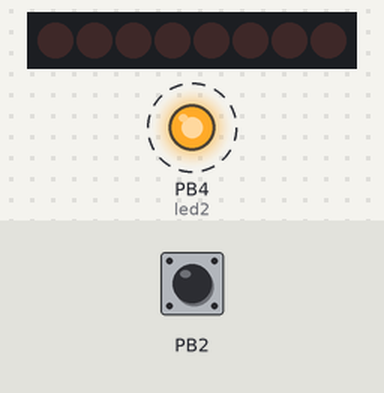
A sketch run on a simulated ATtiny85, built with avr-gcc and run on an emulated ATtiny85. Shown: 8 shift-register outputs drawn as a row of LEDs (first output left, lit = HIGH), output pins drawn as LEDs (lit = HIGH). Wiring (inferred from the names in the program): shift register (74HC595): data PB1; shift clock PB0; latch PB3. Wiring (inferred from the signals the program sends): row of LEDs: on Q0, Q1, Q2, Q3, Q4, Q5, Q6, Q7. Dashed ring = blinking. The inputs (shaded band) are chosen by the test bench; at power-on: PB2 HIGH. Random numbers use the default seed unless the sketch sets one; pins used as bus, display or sensor lines are not drawn.

Above: at 1.8 s.
1.9 s: PB2 pulled LOW for 0.6 s
5.5 s: PB2 pulled LOW for 1 s
At 6.45 s:
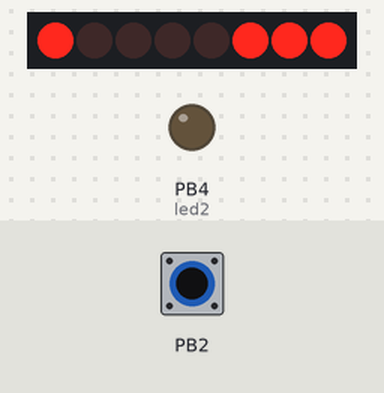
8.0 s: PB2 pulled LOW for 0.6 s
At 9.6 s:
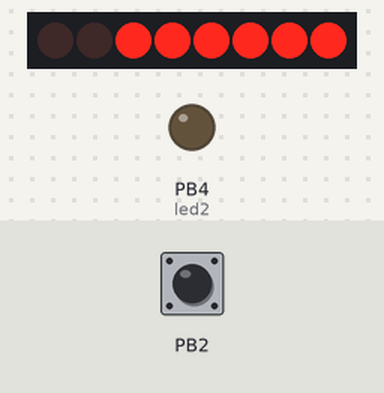
10.2 s: PB2 pulled LOW for 3.2 s
At 12.29 s:
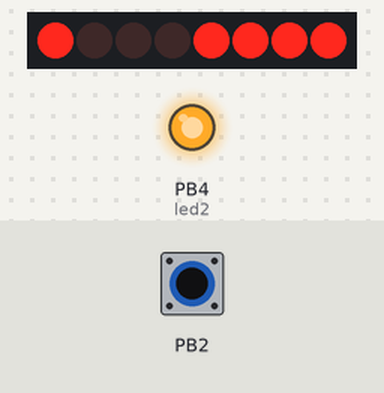
14.9 s: PB2 pulled LOW for 0.6 s
At 16.3 s:
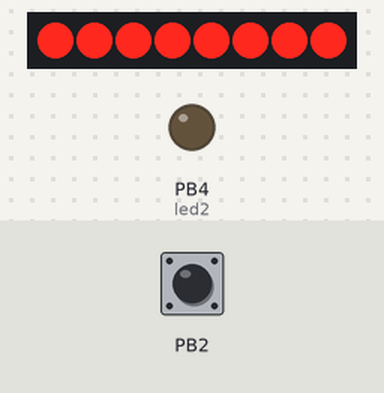
17.0 s: PB2 pulled LOW for 1 s
At 17.79 s:
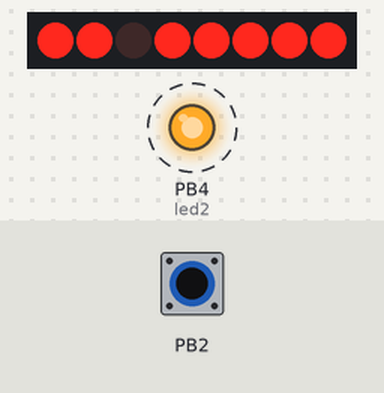
Timing chart, 0 to 20.5 s (numbered marks = the images above; inputs shaded):
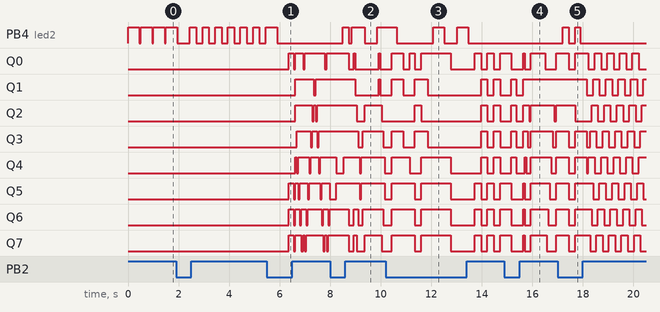

Measured:
- after the input at 5.5 s, Q0: goes HIGH 0.20 s, LOW 0.06 s, HIGH 0.31 s, LOW 0.06 s, HIGH 0.81 s, LOW 0.06 s, then HIGH, starting after 0.85 s; Q1: LOW → HIGH after 1.1 s, → LOW 0.75 s later, → HIGH 0.06 s later
- after the input at 8.0 s, PB4 (led2): goes HIGH 0.23 s, LOW 0.12 s, HIGH 0.50 s, LOW 0.50 s, then HIGH, starting after 0.51 s
- after the input at 17.0 s, PB4 (led2): alternates HIGH for 0.22 s and LOW for 0.26 s, 4 changes in all, then stays LOW, starting after 0.20 s
- by itself, PB4 (led2): repeats every 0.50 s: HIGH 0.25 s, LOW 0.25 s

The sketch:

yellowmegane.ino
```cpp
//LED Sunglasses with ATTINY85
//Akaki Kuumeri

#define BPM 500 //beat of music for the musical mode

//Pin connected to SH_CP of 74HC595
int clockPin = 0;
////Pin connected to DS of 74HC595
int dataPin = 1;

int led1 = 3;
int led2 = 4;

int mode = 6;
int maxmode = 14;

int i = 0;

int peak1 = 1;
int peak2 = 1;//for mode 11
int volume = 0;
int volume2 = 0;

void setup() {
  //set pins to output so you can control the shift register
  //pinMode(latchPin, OUTPUT);
  pinMode(clockPin, OUTPUT);
  pinMode(dataPin, OUTPUT);
  pinMode(led1, OUTPUT);
  pinMode(led2, OUTPUT);
  pinMode(2, INPUT);
  digitalWrite(2, HIGH);
  //digitalWrite(led1, HIGH);
  //digitalWrite(led2, HIGH);

}

void loop() {
  // count from 0 to 255 and display the number
  // on the LEDs
  if (digitalRead(2) == LOW) {
    mode++;
    if (mode > maxmode) mode = 0;
    delay(200);
  }
  i++;
  switch (mode) {
    case 0:
    {
      if (i >= 8) i = 0;
      // take the latchPin low so
      // the LEDs don't change while you're sending in bits:
      digitalWrite(led1, HIGH);
      digitalWrite(led2, HIGH);
      // shift out the bits:
      out(B00001111<<i | B00001111 >> 8-i);

      //take the latch pin high so the LEDs will light up:
      //digitalWrite(latchPin, HIGH);
      digitalWrite(led1, LOW);
      digitalWrite(led2, LOW);
      // pause before next value:
      delay(BPM/8);
    }
    break;

  case 1:
    {
      if (i >= 8) i = 0;
      // take the latchPin low so
      // the LEDs don't change while you're sending in bits:
      digitalWrite(led1, HIGH);
      digitalWrite(led2, HIGH);
      // shift out the bits:
      out(B0001111>>i | B0001111 << 8-i);

      //take the latch pin high so the LEDs will light up:
      //digitalWrite(latchPin, HIGH);
      digitalWrite(led1, LOW);
      digitalWrite(led2, LOW);
      // pause before next value:
      delay(BPM/8);
    }
    break;

    case 2:
    { //gradient
    if (i >= 5) i = 0;
      digitalWrite(led1, HIGH);
      digitalWrite(led2, HIGH);

      out(255<<i+2);

      digitalWrite(led1, LOW);
      digitalWrite(led2, LOW);
      delayMicroseconds(1+i*100);
    }
    break;

    case 3:
    {
      if (i >= 256) i = 0;
      // take the latchPin low so
      // the LEDs don't change while you're sending in bits:
      digitalWrite(led1, HIGH);
      digitalWrite(led2, HIGH);
      // shift out the bits:
      out(i);

      //take the latch pin high so the LEDs will light up:
      //digitalWrite(latchPin, HIGH);
      digitalWrite(led1, LOW);
      digitalWrite(led2, LOW);
      // pause before next value:
      delay(50);
    }break;

  case 4:
    {
      if (i >= 6) i = 0;
      digitalWrite(led1, HIGH);
      digitalWrite(led2, HIGH);
      switch (i){
        case 0:
        {
          out(B00000111);
          digitalWrite(led1, LOW);
        }
        break;
        case 1:
        {
          out(B00111100);
          digitalWrite(led1, LOW);
        }
        break;
        case 2:
        {
          out(B11000000);
          digitalWrite(led1, LOW);
        }
        break;
        case 3:
        {
          out(B11000000);
          digitalWrite(led2, LOW);
        }
        break;
        case 4:
        {
          out(B00111100);
          digitalWrite(led2, LOW);
        }
        break;
        case 5:
        {
          out(B00000111);
          digitalWrite(led2, LOW);
        }
        break;
      }
    delay(BPM/8);
    }break;

    case 5://opposite flow
    {
      if (i >= 80) i = 0;
      int ii = i/10;
      // take the latchPin low so
      // the LEDs don't change while you're sending in bits:
      digitalWrite(led1, HIGH);
      digitalWrite(led2, HIGH);
      // shift out the bits:
      out(B00000111<<ii | B00000111 >> 8-ii);

      //take the latch pin high so the LEDs will light up:
      //digitalWrite(latchPin, HIGH);
      digitalWrite(led1, LOW);
      delay(1);
      digitalWrite(led1, HIGH);
      out(B00000111>>ii | B00000111 << 8-ii);

      digitalWrite(led2, LOW);
      // pause before next value:
      delay(1);
    }
    break;

    case 6://strobo
    {
      if (i >= 2) i = 0;

      digitalWrite(led1, HIGH);
      digitalWrite(led2, HIGH);
      // shift out the bits:
      out(255);
      delay(BPM*0.9);//theoretically, 120 bpm
      digitalWrite(led1, LOW);
      digitalWrite(led2, LOW);
      // pause before next value:
      delay(BPM*0.1);
    }
    break;

    case 7://opposing flash
    {
      if (i >= 2) i = 0;

      digitalWrite(led1, HIGH);
      digitalWrite(led2, LOW);
      // shift out the bits:
      out(255);
      delay(BPM/2);//theoretically, 120 bpm
      digitalWrite(led1, LOW);
      digitalWrite(led2, HIGH);
      // pause before next value:
      delay(BPM/2);
    }
    break;

    case 8://vertical opposing flash
    {
      if (i >= 2) i = 0;

      digitalWrite(led1, HIGH);
      digitalWrite(led2, HIGH);
      // shift out the bits:
      if (i == 0) {out(B00001111);}
      else {out(B11110000);}
      digitalWrite(led1, LOW);
      digitalWrite(led2, LOW);
      // pause before next value:
      delay(BPM/2);
    }
    break;

    case 9://slow fade
    {
      if (i >= 400) i = 0;
      int ii = (i > 200) ? 200-(i%200) : i;//reflect around if over half of the range of i.
      digitalWrite(led1, HIGH);
      digitalWrite(led2, HIGH);
      // shift out the bits:
      out(B11111111);
      delayMicroseconds(ii*2+2);// add two because delay 0 causes problems
      digitalWrite(led1, LOW);
      digitalWrite(led2, LOW);
      // pause before next value:
      delayMicroseconds(200-ii+2);//delayMicroseconds(abs(i-BPM));
    }
    break;

    case 10:
    {
      if (i >= 14) i = 0;
      // take the latchPin low so
      // the LEDs don't change while you're sending in bits:
      digitalWrite(led1, HIGH);
      digitalWrite(led2, HIGH);
      // shift out the bits:
      if (i < 8) {
        out(1<<i);
      } else {
        out(1<<14-i);
      }

      //take the latch pin high so the LEDs will light up:
      //digitalWrite(latchPin, HIGH);
      digitalWrite(led1, LOW);
      digitalWrite(led2, LOW);
      // pause before next value:
      delay(BPM/8);
    }
    break;

    case 11:
    {//curtains up and down and up and down
      if (i >= 16) i = 0;
      // take the latchPin low so
      // the LEDs don't change while you're sending in bits:
      digitalWrite(led1, HIGH);
      digitalWrite(led2, HIGH);
      // shift out the bits:
      if (i < 8) {
        out(~(255>>i));
      } else {
        out(~(255>>8-i));
      }

      //take the latch pin high so the LEDs will light up:
      //digitalWrite(latchPin, HIGH);
      digitalWrite(led1, LOW);
      digitalWrite(led2, LOW);
      // pause before next value:
      delay(BPM/8);
    }
    break;

    case 12:
    {//curtains up and down and up and down
      if (i >= 32) i = 0;
      // take the latchPin low so
      // the LEDs don't change while you're sending in bits:
      digitalWrite(led1, HIGH);
      digitalWrite(led2, HIGH);
      // shift out the bits:
      if (i < 16) {

        if (i < 8) {
          out(~(255>>i));
        } else {
          out(~(255>>16-i));
        }
        digitalWrite(led1, LOW);
      } else {
        if (i-16 < 8) {
          out(~(255>>i-16));
        } else {
          out(~(255>>16-(i-16)));
        }
        digitalWrite(led2, LOW);
      }
      delay(BPM/16);
    }
    break;

    case 13:
    {//alternating winks
      if (i >= 16) i = 0;
      // take the latchPin low so
      // the LEDs don't change while you're sending in bits:
      digitalWrite(led1, HIGH);
      digitalWrite(led2, HIGH);
      // shift out the bits:
      if (i < 8) {

        if (i < 4) {
          out(B00001111>>(4-i) | B11110000<<(4-i));
        } else {
          out(B00001111<<(i) | B11110000>>(i));
        }
        digitalWrite(led1, LOW);
      } else {
        if (i-8 < 4) {
          out(B00001111>>(4-(i-8)) | B11110000<<4-(i-8));
        } else {
          out(B00001111<<((i-8))| B11110000>>((i-8)));
        }
        digitalWrite(led2, LOW);
      }
      delay(BPM/8);
    }
    break;

    case 14:
    {
      if (i >= BPM/30)
       {
         i = 0;
         volume = random(max(1,volume-4), min(volume+4,9));
         peak1 = max(peak1-1, volume+1);
         volume2 = random(max(1,volume2-4), min(volume2+4,9));
         peak2 = max(peak2-1, volume2+1);
       }
      // take the latchPin low so
      // the LEDs don't change while you're sending in bits:
      digitalWrite(led1, HIGH);
      digitalWrite(led2, HIGH);
      // shift out the bits:

      out((255>>8-volume) | 1 << peak1);
      digitalWrite(led1, LOW);
      delay(1);
      digitalWrite(led1, HIGH);


      out((255>>8-volume) | 1 << peak2);
      digitalWrite(led2, LOW);
      delay(1);

      digitalWrite(led2, HIGH);
      // pause before next value:

    }
    break;
  }
}

void out(byte a) {
  shiftOut(dataPin, clockPin, MSBFIRST, ~(a >> 7 | a << 1));//one bit looped around to the other end, and inverted
}
```
